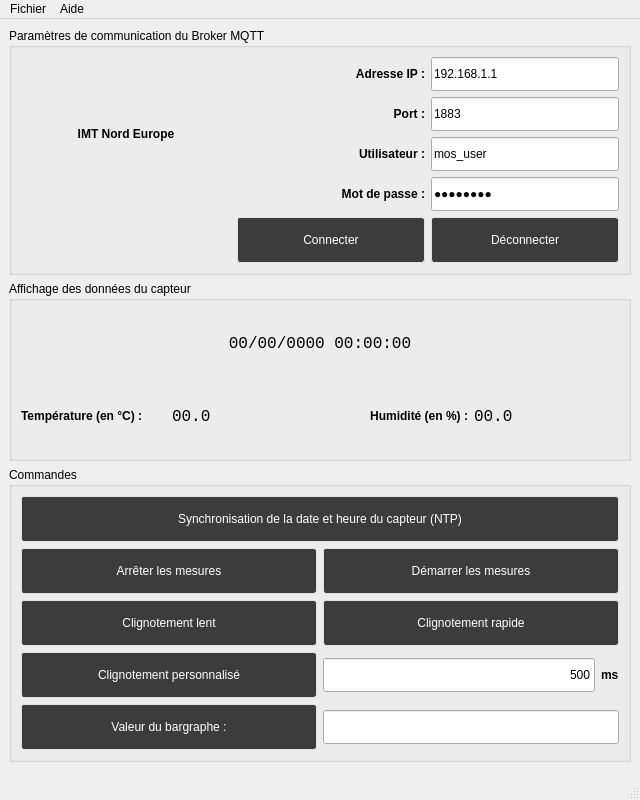
<?xml version="1.0" encoding="UTF-8"?>
<ui version="4.0">
 <class>MainWindow</class>
 <widget class="QMainWindow" name="MainWindow">
  <property name="geometry">
   <rect>
    <x>0</x>
    <y>0</y>
    <width>640</width>
    <height>800</height>
   </rect>
  </property>
  <property name="windowTitle">
   <string>Mon capteur IDO via MQTT (c)2026 CERI SN - PPI</string>
  </property>
  <widget class="QWidget" name="centralwidget">
   <property name="styleSheet">
    <string notr="true">QPushButton { min-height: 44px; border: 1px solid #e0e0e0; border-radius: 3px; background-color: #3c3c3c; color: white; }
QPushButton:hover { background-color: #4a4a4a; }
QPushButton:pressed { background-color: #5a5a5a; }
QLineEdit { min-height: 28px; }</string>
   </property>
   <layout class="QVBoxLayout" name="verticalLayout">
    <item>
     <widget class="QGroupBox" name="grpBroker">
      <property name="title">
       <string>Paramètres de communication du Broker MQTT</string>
      </property>
      <property name="styleSheet">
       <string notr="true">QLabel { font-weight: bold; }</string>
      </property>
      <layout class="QGridLayout" name="gridBroker" columnstretch="0,1,1">
       <item row="0" column="0" rowspan="4">
        <widget class="QLabel" name="lblLogo">
         <property name="minimumSize">
          <size>
           <width>210</width>
           <height>0</height>
          </size>
         </property>
         <property name="text">
          <string>IMT Nord Europe</string>
         </property>
         <property name="alignment">
          <set>Qt::AlignCenter</set>
         </property>
        </widget>
       </item>
       <item row="0" column="1">
        <widget class="QLabel" name="lblIpAddress">
         <property name="text">
          <string>Adresse IP :</string>
         </property>
         <property name="alignment">
          <set>Qt::AlignRight|Qt::AlignVCenter</set>
         </property>
        </widget>
       </item>
       <item row="0" column="2">
        <widget class="QLineEdit" name="lneIpAddress">
         <property name="text">
          <string>192.168.1.1</string>
         </property>
        </widget>
       </item>
       <item row="1" column="1">
        <widget class="QLabel" name="lblPort">
         <property name="text">
          <string>Port :</string>
         </property>
         <property name="alignment">
          <set>Qt::AlignRight|Qt::AlignVCenter</set>
         </property>
        </widget>
       </item>
       <item row="1" column="2">
        <widget class="QLineEdit" name="lnePort">
         <property name="text">
          <string>1883</string>
         </property>
        </widget>
       </item>
       <item row="2" column="1">
        <widget class="QLabel" name="lblUser">
         <property name="text">
          <string>Utilisateur :</string>
         </property>
         <property name="alignment">
          <set>Qt::AlignRight|Qt::AlignVCenter</set>
         </property>
        </widget>
       </item>
       <item row="2" column="2">
        <widget class="QLineEdit" name="lneUser">
         <property name="text">
          <string>mos_user</string>
         </property>
        </widget>
       </item>
       <item row="3" column="1">
        <widget class="QLabel" name="lblPassword">
         <property name="text">
          <string>Mot de passe :</string>
         </property>
         <property name="alignment">
          <set>Qt::AlignRight|Qt::AlignVCenter</set>
         </property>
        </widget>
       </item>
       <item row="3" column="2">
        <widget class="QLineEdit" name="lnePassword">
         <property name="text">
          <string>mos_user</string>
         </property>
         <property name="echoMode">
          <enum>QLineEdit::Password</enum>
         </property>
        </widget>
       </item>
       <item row="4" column="1">
        <widget class="QPushButton" name="btnConnect">
         <property name="text">
          <string>Connecter</string>
         </property>
        </widget>
       </item>
       <item row="4" column="2">
        <widget class="QPushButton" name="btnDisconnect">
         <property name="text">
          <string>Déconnecter</string>
         </property>
        </widget>
       </item>
      </layout>
     </widget>
    </item>
    <item>
     <widget class="QGroupBox" name="grpDonnees">
      <property name="title">
       <string>Affichage des données du capteur</string>
      </property>
      <layout class="QGridLayout" name="gridDonnees">
       <item row="0" column="0" colspan="4">
        <widget class="QLabel" name="lblDateTime">
         <property name="font">
          <font>
           <family>Consolas</family>
           <pointsize>12</pointsize>
          </font>
         </property>
         <property name="text">
          <string>00/00/0000 00:00:00</string>
         </property>
         <property name="alignment">
          <set>Qt::AlignCenter</set>
         </property>
        </widget>
       </item>
       <item row="1" column="0">
        <widget class="QLabel" name="lblTitreTemperature">
         <property name="font">
          <font>
           <bold>true</bold>
          </font>
         </property>
         <property name="text">
          <string>Température (en °C) :</string>
         </property>
        </widget>
       </item>
       <item row="1" column="1">
        <widget class="QLabel" name="lblTemperature">
         <property name="font">
          <font>
           <family>Consolas</family>
           <pointsize>12</pointsize>
          </font>
         </property>
         <property name="text">
          <string>00.0</string>
         </property>
        </widget>
       </item>
       <item row="1" column="2">
        <widget class="QLabel" name="lblTitreHumidite">
         <property name="font">
          <font>
           <bold>true</bold>
          </font>
         </property>
         <property name="text">
          <string>Humidité (en %) :</string>
         </property>
         <property name="alignment">
          <set>Qt::AlignRight|Qt::AlignVCenter</set>
         </property>
        </widget>
       </item>
       <item row="1" column="3">
        <widget class="QLabel" name="lblHumidite">
         <property name="font">
          <font>
           <family>Consolas</family>
           <pointsize>12</pointsize>
          </font>
         </property>
         <property name="text">
          <string>00.0</string>
         </property>
        </widget>
       </item>
      </layout>
     </widget>
    </item>
    <item>
     <widget class="QGroupBox" name="grpCommandes">
      <property name="title">
       <string>Commandes</string>
      </property>
      <layout class="QGridLayout" name="gridCommandes" columnstretch="1,1">
       <item row="0" column="0" colspan="2">
        <widget class="QPushButton" name="btnSynchroDateTime">
         <property name="text">
          <string>Synchronisation de la date et heure du capteur (NTP)</string>
         </property>
        </widget>
       </item>
       <item row="1" column="0">
        <widget class="QPushButton" name="btnStopMeasure">
         <property name="text">
          <string>Arrêter les mesures</string>
         </property>
        </widget>
       </item>
       <item row="1" column="1">
        <widget class="QPushButton" name="btnStartMeasure">
         <property name="text">
          <string>Démarrer les mesures</string>
         </property>
        </widget>
       </item>
       <item row="2" column="0">
        <widget class="QPushButton" name="btnSlowBlink">
         <property name="text">
          <string>Clignotement lent</string>
         </property>
        </widget>
       </item>
       <item row="2" column="1">
        <widget class="QPushButton" name="btnFastBlink">
         <property name="text">
          <string>Clignotement rapide</string>
         </property>
        </widget>
       </item>
       <item row="3" column="0">
        <widget class="QPushButton" name="btnBlink">
         <property name="text">
          <string>Clignotement personnalisé</string>
         </property>
        </widget>
       </item>
       <item row="3" column="1">
        <layout class="QHBoxLayout" name="layoutBlink">
         <item>
          <widget class="QLineEdit" name="lneBlink">
           <property name="text">
            <string>500</string>
           </property>
           <property name="alignment">
            <set>Qt::AlignRight|Qt::AlignVCenter</set>
           </property>
          </widget>
         </item>
         <item>
          <widget class="QLabel" name="lblMs">
           <property name="font">
            <font>
             <bold>true</bold>
            </font>
           </property>
           <property name="text">
            <string>ms</string>
           </property>
          </widget>
         </item>
        </layout>
       </item>
       <item row="4" column="0">
        <widget class="QPushButton" name="btnBargraph">
         <property name="text">
          <string>Valeur du bargraphe :</string>
         </property>
        </widget>
       </item>
       <item row="4" column="1">
        <widget class="QLineEdit" name="lneBargraph"/>
       </item>
      </layout>
     </widget>
    </item>
    <item>
     <spacer name="verticalSpacer">
      <property name="orientation">
       <enum>Qt::Vertical</enum>
      </property>
     </spacer>
    </item>
   </layout>
  </widget>
  <widget class="QMenuBar" name="menubar">
   <property name="geometry">
    <rect>
     <x>0</x>
     <y>0</y>
     <width>640</width>
     <height>22</height>
    </rect>
   </property>
   <widget class="QMenu" name="menuFichier">
    <property name="title">
     <string>Fichier</string>
    </property>
    <addaction name="actionCourbes"/>
    <addaction name="separator"/>
    <addaction name="actionQuitter"/>
   </widget>
   <widget class="QMenu" name="menuAide">
    <property name="title">
     <string>Aide</string>
    </property>
    <addaction name="actionAPropos"/>
   </widget>
   <addaction name="menuFichier"/>
   <addaction name="menuAide"/>
  </widget>
  <widget class="QStatusBar" name="statusbar"/>
  <action name="actionCourbes">
   <property name="text">
    <string>Courbes des données</string>
   </property>
  </action>
  <action name="actionQuitter">
   <property name="text">
    <string>Quitter</string>
   </property>
  </action>
  <action name="actionAPropos">
   <property name="text">
    <string>À propos</string>
   </property>
  </action>
 </widget>
 <resources/>
 <connections/>
</ui>
